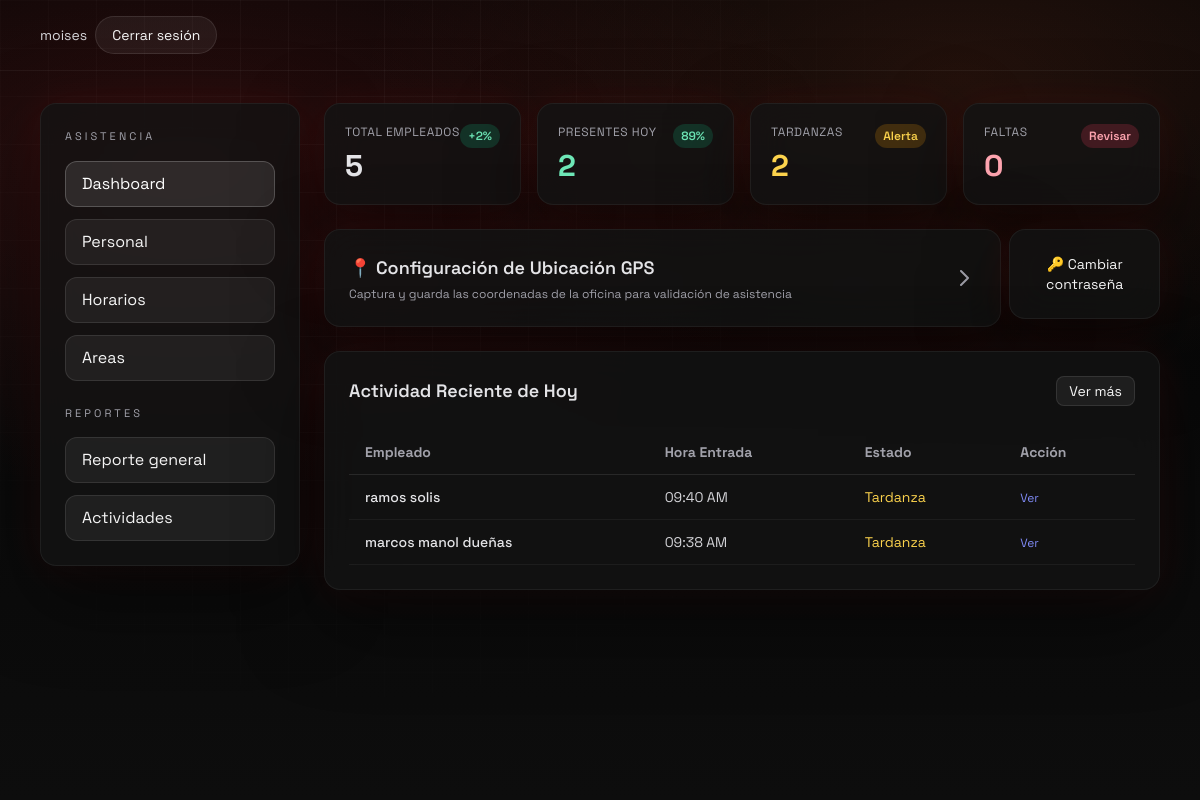
Page /admin-dashboard/ (signed in) on the committed database.
### asistencia/models.py (models this page shows, shortened)
class CustomUser(AbstractUser):
    ROL_ADMIN = "admin"
    ROL_RRHH = "rrhh"
    ROL_SUPERVISOR = "supervisor"
    ROL_EMPLEADO = "empleado"
    ROL_PPHH = "pphh"
    ROLES = (
        (ROL_ADMIN, "Administrador"),
        (ROL_RRHH, "RRHH"),
        (ROL_SUPERVISOR, "Supervisor"),
        (ROL_EMPLEADO, "Empleado"),
        (ROL_PPHH, "Practicante (PP.HH.)"),
    )
    rol = models.CharField(max_length=20, choices=ROLES, default=ROL_EMPLEADO)
    dni = models.CharField(max_length=11, unique=True, verbose_name="DNI/CE")
    supervisor = models.ForeignKey(
        'self',
        on_delete=models.SET_NULL,
        null=True,
        blank=True,
        related_name='subordinados'
    )
    horario = models.ForeignKey(
        Horario,
        on_delete=models.SET_NULL,
        null=True,
        blank=True,
        related_name='empleados'
    )
    area = models.ForeignKey(
        Area,
        on_delete=models.SET_NULL,
        null=True,
        blank=True,
        related_name='empleados',
        verbose_name="Área de Práctica"
    )
    permite_remoto = models.BooleanField(default=False)
    codigo_qr = models.CharField(
        max_length=50,
        unique=True,
        editable=False,
        null=True,
        blank=True,
        help_text="Código QR único del empleado para validar asistencia"
    )

class RegistroAsistencia(models.Model):
    ESTADO_A_TIEMPO = "a_tiempo"
    ESTADO_TARDANZA = "tardanza"
    ESTADO_FALTA = "falta"
    ESTADO_PERMISO = "permiso"
    ESTADO_RECUPERACION = "recuperacion"
    ESTADOS = (
        (ESTADO_A_TIEMPO, "A tiempo"),
        (ESTADO_TARDANZA, "Tardanza"),
        (ESTADO_FALTA, "Falta"),
        (ESTADO_PERMISO, "Permiso"),
        (ESTADO_RECUPERACION, "Recuperación"),
    )
    empleado = models.ForeignKey(CustomUser, on_delete=models.CASCADE, related_name="registros")
    fecha = models.DateField()
    hora_entrada = models.DateTimeField(null=True, blank=True)
    hora_salida = models.DateTimeField(null=True, blank=True)
    inicio_almuerzo = models.DateTimeField(null=True, blank=True)
    fin_almuerzo = models.DateTimeField(null=True, blank=True)
    estado = models.CharField(max_length=20, choices=ESTADOS, default=ESTADO_A_TIEMPO)
    ip_registro = models.GenericIPAddressField(protocol="IPv4", null=True, blank=True)
    latitud_entrada = models.DecimalField(max_digits=9, decimal_places=6, null=True, blank=True)
    longitud_entrada = models.DecimalField(max_digits=9, decimal_places=6, null=True, blank=True)
    latitud_salida = models.DecimalField(max_digits=9, decimal_places=6, null=True, blank=True)
    longitud_salida = models.DecimalField(max_digits=9, decimal_places=6, null=True, blank=True)
    precisión_entrada = models.FloatField(null=True, blank=True, help_text="Precisión GPS en metros")
    precisión_salida = models.FloatField(null=True, blank=True, help_text="Precisión GPS en metros")
    horas_netas_trabajadas = models.DurationField(null=True, blank=True)
    actividad_diaria = models.TextField(null=True, blank=True, help_text="Resumen de lo que hizo el practicante hoy.")
    class Meta:
        unique_together = ("empleado", "fecha")
        ordering = ["-fecha"]

### asistencia/views.py (the view)
# urls.py: path("admin-dashboard/", views.AdminDashboardView.as_view(), name="admin_dashboard"),
class AdminDashboardView(LoginRequiredMixin, AdminRequiredMixin, TemplateView):
    template_name = "asistencia/admin_dashboard.html"
    def get_context_data(self, **kwargs):
        context = super().get_context_data(**kwargs)
        ip_actual = obtener_ip_cliente(self.request)
        ip_autorizada = IpOficinaAutorizada.objects.filter(ip_publica=ip_actual, activa=True).exists()
        hoy = timezone.localdate()
        inicio_semana = hoy - timedelta(days=hoy.weekday())
        inicio_mes = hoy.replace(day=1)
        empleados = CustomUser.objects.filter(is_active=True)
        registros = RegistroAsistencia.objects.filter(empleado__in=empleados)
        total_hoy = registros.filter(fecha=hoy).aggregate(
            total=Coalesce(Sum("horas_netas_trabajadas"), Value(timedelta(0), output_field=DurationField()))
        )["total"]
        total_semana = registros.filter(fecha__range=(inicio_semana, hoy)).aggregate(
            total=Coalesce(Sum("horas_netas_trabajadas"), Value(timedelta(0), output_field=DurationField()))
        )["total"]
        total_mes = registros.filter(fecha__range=(inicio_mes, hoy)).aggregate(
            total=Coalesce(Sum("horas_netas_trabajadas"), Value(timedelta(0), output_field=DurationField()))
        )["total"]
        totales_hoy = {
            item["empleado_id"]: item["total"]
            for item in registros.filter(fecha=hoy)
            .values("empleado_id")
            .annotate(total=Coalesce(Sum("horas_netas_trabajadas"), Value(timedelta(0), output_field=DurationField())))
        }
        totales_semana = {
            item["empleado_id"]: item["total"]
            for item in registros.filter(fecha__range=(inicio_semana, hoy))
            .values("empleado_id")
            .annotate(total=Coalesce(Sum("horas_netas_trabajadas"), Value(timedelta(0), output_field=DurationField())))
        }
        totales_mes = {
            item["empleado_id"]: item["total"]
            for item in registros.filter(fecha__range=(inicio_mes, hoy))
            .values("empleado_id")
            .annotate(total=Coalesce(Sum("horas_netas_trabajadas"), Value(timedelta(0), output_field=DurationField())))
        }
        horas_por_empleado = []
        for empleado in empleados.order_by("last_name", "first_name", "username"):
            nombre = empleado.get_full_name().strip() or empleado.username
            horas_por_empleado.append(
                {
                    "nombre": nombre,
                    "hoy": formatear_duracion(totales_hoy.get(empleado.id)),
                    "semana": formatear_duracion(totales_semana.get(empleado.id)),
                    "mes": formatear_duracion(totales_mes.get(empleado.id)),
                }
            )
        asistencias_hoy = RegistroAsistencia.objects.filter(fecha=hoy)
        actividades_recientes = asistencias_hoy.filter(hora_entrada__isnull=False).select_related('empleado').order_by('-hora_entrada')[:10]
        context.update(
            {
                "ip_actual": ip_actual,
                "ip_autorizada": ip_autorizada,
                "total_empleados": empleados.count(),
                "presentes": asistencias_hoy.exclude(estado=RegistroAsistencia.ESTADO_FALTA).count(),
                "tardanzas": asistencias_hoy.filter(estado=RegistroAsistencia.ESTADO_TARDANZA).count(),
                "faltas": asistencias_hoy.filter(estado=RegistroAsistencia.ESTADO_FALTA).count(),
                "horas_hoy": formatear_duracion(total_hoy),
                "horas_semana": formatear_duracion(total_semana),
                "horas_mes": formatear_duracion(total_mes),
                "horas_por_empleado": horas_por_empleado,
                "horarios": Horario.objects.all().order_by("nombre"),
                "inicio_semana": inicio_semana,
                "inicio_mes": inicio_mes,
                "actividades_recientes": actividades_recientes,
            }
        )
        return context

### asistencia/utils.py (called while the page is built)
def obtener_ip_cliente(request):
    x_forwarded_for = request.META.get("HTTP_X_FORWARDED_FOR")
    if x_forwarded_for:
        return x_forwarded_for.split(",")[0].strip()
    return request.META.get("REMOTE_ADDR")

### asistencia/views.py (called while the page is built)
def formatear_duracion(duracion: timedelta | None) -> str:
    if not duracion:
        return "0:00"
    total_minutos = int(duracion.total_seconds() // 60)
    horas = total_minutos // 60
    minutos = total_minutos % 60
    return f"{horas}:{minutos:02d}"

    def test_func(self):
        return self.request.user.is_authenticated and self.request.user.rol == CustomUser.ROL_ADMIN

### asistencia/templates/asistencia/admin_dashboard.html (shortened to what this page needs)
{% extends "asistencia/base_admin.html" %}
{% block admin_content %}
<div class="space-y-6">
    <div class="grid grid-cols-1 md:grid-cols-2 lg:grid-cols-4 gap-4">
        <div class="glass rounded-2xl p-5 space-y-4">
            <div class="flex justify-between items-start">
                <div>
                    <div class="text-xs text-zinc-400 uppercase tracking-wider">Total empleados</div>
                    <div class="text-3xl font-bold text-zinc-200 mt-2">{{ total_empleados }}</div>
                </div>
                <span class="text-xs font-semibold text-emerald-300 bg-emerald-500/20 px-2 py-1 rounded-full">+2%</span>
            </div>
        </div>
        <div class="glass rounded-2xl p-5 space-y-4">
            <div class="flex justify-between items-start">
                <div>
                    <div class="text-xs text-zinc-400 uppercase tracking-wider">Presentes hoy</div>
                    <div class="text-3xl font-bold text-emerald-300 mt-2">{{ presentes }}</div>
                </div>
                <span class="text-xs font-semibold text-emerald-300 bg-emerald-500/20 px-2 py-1 rounded-full">89%</span>
            </div>
        </div>
        <div class="glass rounded-2xl p-5 space-y-4">
            <div class="flex justify-between items-start">
                <div>
                    <div class="text-xs text-zinc-400 uppercase tracking-wider">Tardanzas</div>
                    <div class="text-3xl font-bold text-amber-300 mt-2">{{ tardanzas }}</div>
                </div>
                <span class="text-xs font-semibold text-amber-300 bg-amber-500/20 px-2 py-1 rounded-full">Alerta</span>
            </div>
        </div>
        <div class="glass rounded-2xl p-5 space-y-4">
            <div class="flex justify-between items-start">
                <div>
                    <div class="text-xs text-zinc-400 uppercase tracking-wider">Faltas</div>
                    <div class="text-3xl font-bold text-rose-300 mt-2">{{ faltas }}</div>
                </div>
                <span class="text-xs font-semibold text-rose-300 bg-rose-500/20 px-2 py-1 rounded-full">Revisar</span>
            </div>
        </div>
    </div>
    <div class="flex gap-2">
    <button onclick="abrirModalConfigGPS()"
            class="w-full glass rounded-2xl p-6 hover:bg-zinc-800/50 transition text-left group">
        <div class="flex items-center justify-between">
            <div>
                <h3 class="text-lg font-semibold text-zinc-200 group-hover:text-cyan-300 transition">📍 Configuración de Ubicación GPS</h3>
                <p class="text-xs text-zinc-400 mt-1">Captura y guarda las coordenadas de la oficina para validación de asistencia</p>
            </div>
            <svg class="w-6 h-6 text-zinc-400 group-hover:text-cyan-300 transition transform group-hover:translate-x-1" fill="none" stroke="currentColor" viewBox="0 0 24 24">
                <path stroke-linecap="round" stroke-linejoin="round" stroke-width="2" d="M9 5l7 7-7 7"></path>
            </svg>
        </div>
    </button>
    <a href="/password/change/" class="w-44 glass rounded-2xl p-6 hover:bg-zinc-800/50 transition text-center text-sm self-start">🔑 Cambiar contraseña</a>
    </div>
    <div class="glass rounded-2xl p-6">
        <div class="flex items-center justify-between mb-6">
            <h3 class="text-lg font-semibold text-zinc-200">Actividad Reciente de Hoy</h3>
            <a href="{% url 'reporte' %}" class="btn-ghost px-3 py-1 rounded-lg text-sm">Ver más</a>
        </div>
        <div class="overflow-x-auto">
            <table class="w-full text-sm text-zinc-300">
                <thead>
                    <tr class="text-left text-zinc-400 border-b border-white/10">
                        <th class="py-3 px-4">Empleado</th>
                        <th class="py-3 px-4">Hora Entrada</th>
                        <th class="py-3 px-4">Estado</th>
                        <th class="py-3 px-4">Acción</th>
                    </tr>
                </thead>
                <tbody>
                    {% for registro in actividades_recientes %}
                    <tr class="border-b border-white/5 hover:bg-white/5 transition">
                        <td class="py-3 px-4 font-medium text-zinc-200">{{ registro.empleado.get_full_name }}</td>
                        <td class="py-3 px-4">
                            {% if registro.hora_entrada %}
                                {{ registro.hora_entrada|date:"h:i A" }}
                            {% else %}
                                ---
                            {% endif %}
                        </td>
                        <td class="py-3 px-4">
                            {% if registro.estado == 'a_tiempo' %}
                                <span class="text-emerald-300">Puntual</span>
                            {% elif registro.estado == 'tardanza' %}
                                <span class="text-amber-300">Tardanza</span>
                            {% else %}
                                <span class="text-rose-300">Falta</span>
                            {% endif %}
                        </td>
                        <td class="py-3 px-4">
                            <a href="{% url 'reporte' %}?empleado={{ registro.empleado.id }}" class="text-indigo-400 hover:text-indigo-300 hover:underline text-xs transition-colors">Ver</a>
                        </td>
                    </tr>
                    {% endfor %}
                </tbody>
            </table>
        </div>
    </div>
</div>
{% endblock %}

### asistencia/templates/asistencia/base.html (shortened to what this page needs)
<!DOCTYPE html>
<html lang="es">
<head>
    <script src="https://cdn.tailwindcss.com"></script>
</head>
<body>
    <div class="page-bg" aria-hidden="true"></div>
    <header class="relative z-10 border-b border-white/5">
        <div class="max-w-6xl mx-auto px-4 py-4 flex flex-wrap items-center justify-between gap-4">
            <div class="text-sm flex items-center gap-2">
                {% if user.is_authenticated %}
                <span class="hidden sm:inline-block text-zinc-300 truncate max-w-[150px]">{{ user.username }}</span>
                <form method="post" action="/logout/" class="inline m-0">
                    <button type="submit" class="btn-ghost px-3 sm:px-4 py-2 rounded-full text-xs sm:text-sm whitespace-nowrap">Cerrar sesión</button>
                </form>
                {% endif %}
            </div>
        </div>
    </header>
    <main class="relative z-10 {% block main_classes %}max-w-6xl mx-auto px-4 py-8{% endblock %}">
        {% block content %}{% endblock %}
    </main>
</body>
</html>

### asistencia/templates/asistencia/base.html (style rules this page uses)
:root { --bg: #050505; --bg-2: #0d0d0d; --panel: rgba(20, 20, 20, 0.78); --panel-border: rgba(255, 255, 255, 0.06); --glow: rgba(255, 35, 35, 0.45); --accent: #ff3b3b; --accent-2: #ff6b3d; --text: #f5f5f5; --muted: #a1a1aa; --text_main: #f5f5f5; --text_muted: #a1a1aa; --primary: #3b82f6; --primary_light: #eff6ff; --accent_green: #10b981; --accent_yellow: #f59e0b; --accent_red: #ef4444; --bg_light: #f3f4f6; }
body { font-family: "Space Grotesk", "Sora", sans-serif; color: var(--text); background: radial-gradient(1200px 600px at 15% 20%, rgba(255, 59, 59, 0.15), transparent 55%), radial-gradient(1000px 500px at 80% 10%, rgba(255, 107, 61, 0.12), transparent 60%), linear-gradient(180deg, var(--bg) 0%, var(--bg-2) 100%); min-height: 100vh; }
.page-bg { position: fixed; inset: 0; background-image: linear-gradient(rgba(255, 255, 255, 0.04) 1px, transparent 1px), linear-gradient(90deg, rgba(255, 255, 255, 0.04) 1px, transparent 1px); background-size: 48px 48px; mask-image: radial-gradient(circle at 30% 20%, black 0%, transparent 60%); pointer-events: none; z-index: 0; }
.glass { background: var(--panel); border: 1px solid var(--panel-border); box-shadow: 0 30px 80px rgba(0, 0, 0, 0.55), 0 0 40px rgba(255, 59, 59, 0.1); backdrop-filter: blur(18px); }
.btn-ghost { background: rgba(255, 255, 255, 0.06); border: 1px solid rgba(255, 255, 255, 0.1); color: var(--text); transition: border 0.2s ease, background 0.2s ease; }
.glass { background: var(--panel); border: 1px solid var(--panel-border); box-shadow: 0 30px 80px rgba(0,0,0,.55), 0 0 40px rgba(255,59,59,.1); backdrop-filter: blur(18px); overflow: visible !important; position: relative; z-index: 1; }

### rows in the picture
CustomUser: username "moises"
RegistroAsistencia: empleado.get_full_name "ramos solis", hora_entrada "09:40 AM", estado "Tardanza"
RegistroAsistencia: empleado.get_full_name "marcos manol dueñas", hora_entrada "09:38 AM", estado "Tardanza"

### other values in the picture
{{ total_empleados }} "5"
{{ presentes }} "2"
{{ tardanzas }} "2"
{{ faltas }} "0"
